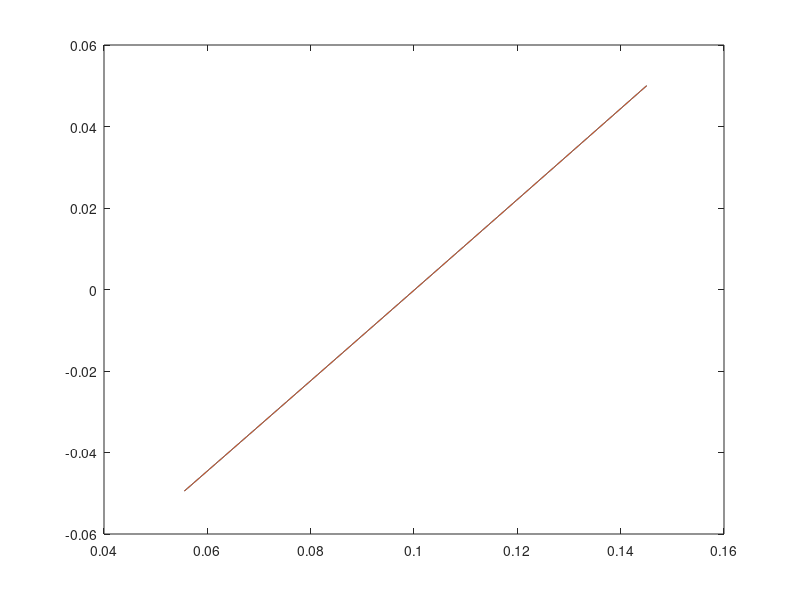
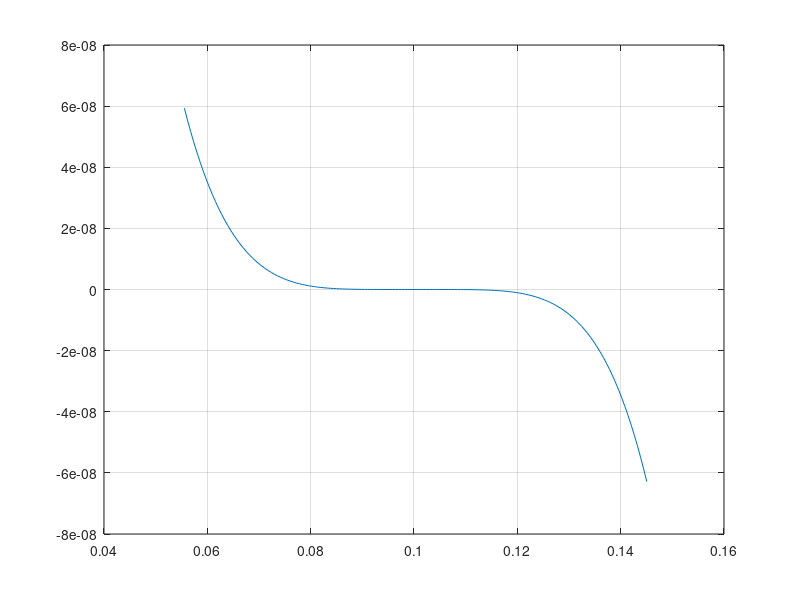
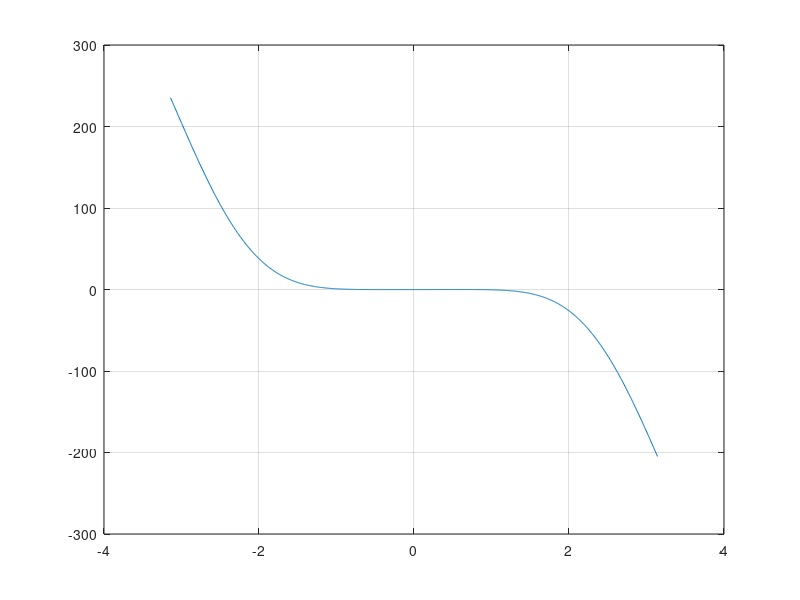

Recreate these plots in MATLAB, in order.
clear all
close all
theta=linspace(-0.3,0.3,1000);

st1=ones(size(theta));
st2=theta;
st3=sin(theta);
st4=cos(theta);
st5=sin(2*theta);
st6=cos(2*theta);
st7=sin(3*theta);
st8=cos(3*theta);

A=[st1; st2; st3; st4; st5; st6; st7; st8]';
% A=[st1; st3; st4; st5; st6; st7; st8]';



%definiraj ekscentricnost
xs=0.0+0*(rand()-0.5);
ys=0.0+0*(rand()-0.5);
xd=0.1+0*(rand()-0.5);
yd=-0.0+0*(rand()-0.5);
% definiraj zacetni poziciji sond
zac_x=[1;0];
zac_y=[0;1];


Bx=zeros(size(theta));
By=zeros(size(theta));
stevec=1;
for i=theta
%   vrednosti rotacijske matrike 
  rot_mat=[cos(i) sin(i);-sin(i) cos(i) ]; 


%   pozicija hallove sonde
  hallx=rot_mat*(zac_x+[xs;ys])-[xd;yd];
  hally=rot_mat*(zac_y+[xs;ys])-[xd;yd];

% shrani vrednost polja Bz

Bx(stevec)=hallx(1);
By(stevec)=hally(1);

stevec=stevec+1;
end

%naredi taylor vrsto
za_serijo=By./Bx;
prvi=find(za_serijo>-0.05,1);
drugi=find(za_serijo>0.05,1);
za_serijo2=za_serijo(prvi:drugi);
teylor_vrsta=za_serijo2-za_serijo2.^3/3;
y=teylor_vrsta';
pravikot=atan2(By,Bx);
popravikot=pravikot(prvi:drugi);
popravikot=popravikot';
figure('Name','Potek kota teylor in atan2')

plot(theta(prvi:drugi),y, theta(prvi:drugi),atan2(By(prvi:drugi),Bx(prvi:drugi)))


figure('Name','Razlika med teylorjevo vrsto in atan2 kota')
plot(theta(prvi:drugi),y-popravikot)
grid on
A2=A(prvi:drugi,:);
x=A2\y;


theta=linspace(-pi,pi,1000);

st1=ones(size(theta));
st2=theta;
st3=sin(theta);
st4=cos(theta);
st5=sin(2*theta);
st6=cos(2*theta);
st7=sin(3*theta);
st8=cos(3*theta);

A=[st1; st2; st3; st4; st5; st6; st7; st8]';
% A=[st1; st3; st4; st5; st6; st7; st8]';


approx=A*x;


figure('Name','napaka med aproksimacijo s metodo lin kvadratov in pravim kotom')
plot(theta,approx'-theta)
grid on

